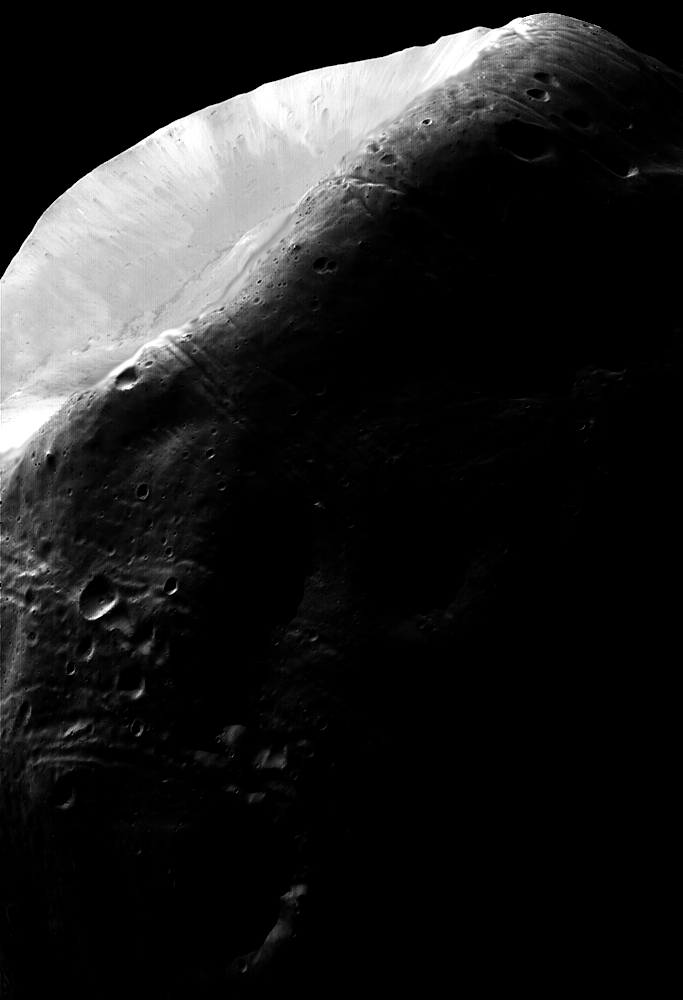
#> input picture ImageMaterial/DIP3/Fig0323(a)(mars_moon_phobos).tif, 683 x 1000 px
$ python DiffHistEqua.py
#> lines starting #> are read from the running program, lines starting #| are printed output that depends on the picture
import cv2 as cv
import matplotlib.pyplot as plt

img = cv.imread('../../ImageMaterial/DIP3/Fig0323(a)(mars_moon_phobos).tif', cv.IMREAD_COLOR)
#> img is the input picture: shape (1000, 683, 3); min 0, max 255, mean 31.7
img = cv.cvtColor(img, code=cv.COLOR_BGR2GRAY)
#> img: shape (1000, 683)
plt.subplot(1, 2, 1)
plt.xticks([]), plt.yticks([])
plt.imshow(img, cmap='Greys_r')

plt.subplot(1, 2, 2)
plt.hist(img.ravel(), bins=256, range=[0, 256], density=True)
plt.xticks([]), plt.yticks([])
plt.tight_layout()

plt.show()
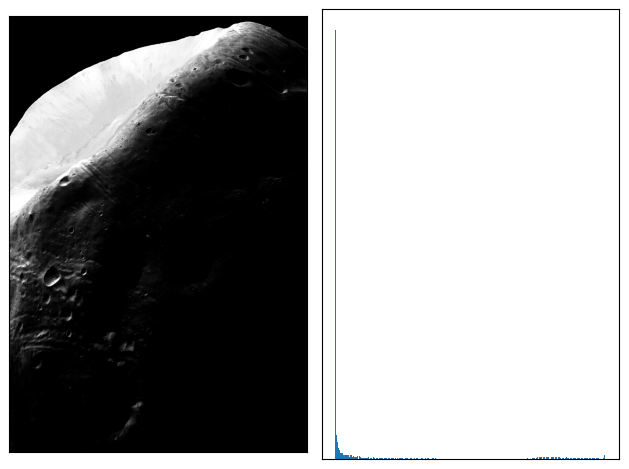
#> figure drawn by matplotlib, 2 panels
